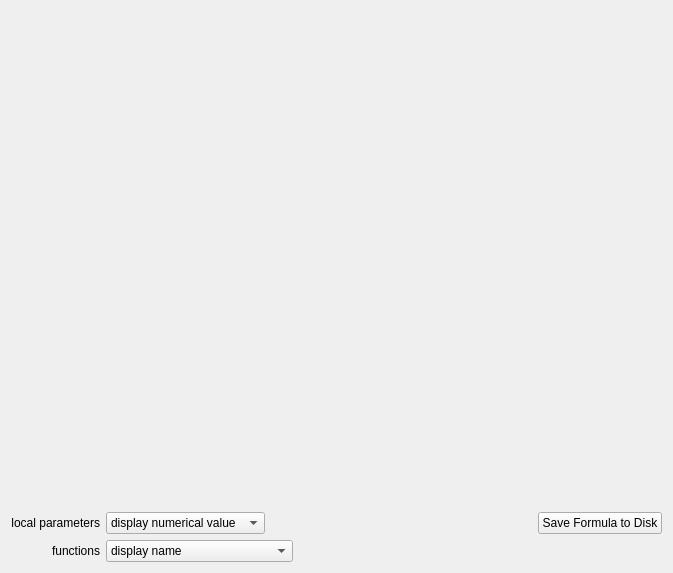
<ui version="4.0">
<comment> Begin CVS Header </comment>
<comment>   $Source: /fs/turing/cvs/copasi_dev/copasi/UI/CQDifferentialEquations.ui,v $ </comment>
<comment>   $Revision: 1.6 $ </comment>
<comment>   $Name: Build-33 $ </comment>
<comment>   $Author: pwilly $ </comment>
<comment>   $Date: 2009/06/19 10:06:06 $ </comment>
<comment> End CVS Header </comment>

<comment> Copyright (C) 2008 by Pedro Mendes, Virginia Tech Intellectual </comment>
<comment> Properties, Inc., EML Research, gGmbH, University of Heidelberg, </comment>
<comment> and The University of Manchester. </comment>
<comment> All rights reserved. </comment>

 <comment> All rights reserved. </comment>
 <class>CQDifferentialEquations</class>
 <widget class="CopasiWidget" name="CQDifferentialEquations">
  <property name="geometry">
   <rect>
    <x>0</x>
    <y>0</y>
    <width>673</width>
    <height>573</height>
   </rect>
  </property>
  <property name="caption" stdset="0">
   <string>Form1</string>
  </property>
  <layout class="QVBoxLayout">
   <item>
    <widget class="Q3ScrollView" name="mpScrollView" native="true">
     <property name="sizePolicy">
      <sizepolicy hsizetype="Preferred" vsizetype="Minimum">
       <horstretch>0</horstretch>
       <verstretch>194</verstretch>
      </sizepolicy>
     </property>
    </widget>
   </item>
   <item>
    <layout class="QGridLayout">
     <item row="0" column="4">
      <widget class="QPushButton" name="mpSaveButton">
       <property name="text">
        <string>Save Formula to Disk</string>
       </property>
      </widget>
     </item>
     <item row="0" column="2" colspan="2">
      <spacer name="spacer1_2">
       <property name="orientation">
        <enum>Qt::Horizontal</enum>
       </property>
       <property name="sizeType">
        <enum>QSizePolicy::Expanding</enum>
       </property>
       <property name="sizeHint" stdset="0">
        <size>
         <width>242</width>
         <height>20</height>
        </size>
       </property>
      </spacer>
     </item>
     <item row="1" column="1" colspan="2">
      <widget class="QComboBox" name="comboBoxFunctions">
       <item>
        <property name="text">
         <string>display name</string>
        </property>
       </item>
       <item>
        <property name="text">
         <string>expand only kinetic functions</string>
        </property>
       </item>
       <item>
        <property name="text">
         <string>expand all functions</string>
        </property>
       </item>
      </widget>
     </item>
     <item row="0" column="1">
      <widget class="QComboBox" name="comboBoxParameters">
       <item>
        <property name="text">
         <string>display numerical value</string>
        </property>
       </item>
       <item>
        <property name="text">
         <string>display name</string>
        </property>
       </item>
      </widget>
     </item>
     <item row="0" column="0">
      <widget class="QLabel" name="textLabelParameters">
       <property name="text">
        <string>local parameters</string>
       </property>
       <property name="alignment">
        <set>Qt::AlignRight|Qt::AlignTrailing|Qt::AlignVCenter</set>
       </property>
       <property name="wordWrap">
        <bool>false</bool>
       </property>
      </widget>
     </item>
     <item row="1" column="3">
      <spacer name="spacer1">
       <property name="orientation">
        <enum>Qt::Horizontal</enum>
       </property>
       <property name="sizeType">
        <enum>QSizePolicy::Expanding</enum>
       </property>
       <property name="sizeHint" stdset="0">
        <size>
         <width>212</width>
         <height>20</height>
        </size>
       </property>
      </spacer>
     </item>
     <item row="1" column="0">
      <widget class="QLabel" name="textLabelFunctions">
       <property name="text">
        <string>functions</string>
       </property>
       <property name="alignment">
        <set>Qt::AlignRight|Qt::AlignTrailing|Qt::AlignVCenter</set>
       </property>
       <property name="wordWrap">
        <bool>false</bool>
       </property>
      </widget>
     </item>
    </layout>
   </item>
  </layout>
 </widget>
 <layoutdefault spacing="6" margin="11"/>
 <customwidgets>
  <customwidget>
   <class>CopasiWidget</class>
   <extends>QWidget</extends>
   <header>copasiWidget.h</header>
   <container>1</container>
  </customwidget>
  <customwidget>
   <class>Q3ScrollView</class>
   <extends>QWidget</extends>
   <header>q3scrollview.h</header>
  </customwidget>
 </customwidgets>
 <includes>
  <include location="local">copasiWidget.h</include>
  <include location="global">sstream</include>
  <include location="local">q3scrollview.h</include>
 </includes>
 <resources/>
 <connections>
  <connection>
   <sender>mpSaveButton</sender>
   <signal>clicked()</signal>
   <receiver>CQDifferentialEquations</receiver>
   <slot>slotSave()</slot>
   <hints>
    <hint type="sourcelabel">
     <x>20</x>
     <y>20</y>
    </hint>
    <hint type="destinationlabel">
     <x>20</x>
     <y>20</y>
    </hint>
   </hints>
  </connection>
  <connection>
   <sender>comboBoxParameters</sender>
   <signal>activated(int)</signal>
   <receiver>CQDifferentialEquations</receiver>
   <slot>slotUpdateWidget()</slot>
   <hints>
    <hint type="sourcelabel">
     <x>20</x>
     <y>20</y>
    </hint>
    <hint type="destinationlabel">
     <x>20</x>
     <y>20</y>
    </hint>
   </hints>
  </connection>
  <connection>
   <sender>comboBoxFunctions</sender>
   <signal>activated(int)</signal>
   <receiver>CQDifferentialEquations</receiver>
   <slot>slotUpdateWidget()</slot>
   <hints>
    <hint type="sourcelabel">
     <x>20</x>
     <y>20</y>
    </hint>
    <hint type="destinationlabel">
     <x>20</x>
     <y>20</y>
    </hint>
   </hints>
  </connection>
 </connections>
</ui>
